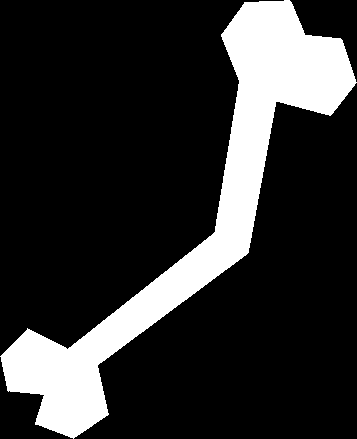
%> input picture database/Bone-8.gif, 357 x 439 px; its folder holds only this picture in this run
$ octave extract_Zerniker.m   (GNU Octave 9; MATLAB toolbox functions it lacks are replaced by stand-ins)
%> lines starting %> are read from the running program, lines starting %| are printed output that depends on the picture; in (x1, y1, x2, y2) boxes, pixels count from 0 and x2, y2 are one past the last pixel; in counts of white or black regions, pixels touching at a corner belong together; the program's own positions count from 1
### tools/Zernikmoment.m
function [Z, A, Phi] = Zernikmoment(p,n,m)
% -------------------------------------------------------------------------
% Copyright C 2014 Amir Tahmasbi
% Texas A&M University
% amir.tahmasbi@tamu.edu
% http://people.tamu.edu/~amir.tahmasbi/index.html
%
% License Agreement: To acknowledge the use of the code please cite the
%                    following papers:
%
% [1] A. Tahmasbi, F. Saki, S. B. Shokouhi,
%     Classification of Benign and Malignant Masses Based on Zernike Moments,
%     Comput. Biol. Med., vol. 41, no. 8, pp. 726-735, 2011.
%
% [2] F. Saki, A. Tahmasbi, H. Soltanian-Zadeh, S. B. Shokouhi,
%     Fast opposite weight learning rules with application in breast cancer
%     diagnosis, Comput. Biol. Med., vol. 43, no. 1, pp. 32-41, 2013.
%
% -------------------------------------------------------------------------
% Function to find the Zernike moments for an N x N binary ROI
%
% [Z, A, Phi] = Zernikmoment(p,n,m)
% where
%   p = input image N x N matrix (N should be an even number)
%   n = The order of Zernike moment (scalar)
%   m = The repetition number of Zernike moment (scalar)
% and
%   Z = Complex Zernike moment
%   A = Amplitude of the moment
%   Phi = phase (angle) of the mement (in degrees)
%
% Example:
%   1- calculate the Zernike moment (n,m) for an oval shape,
%   2- rotate the oval shape around its centeroid,
%   3- calculate the Zernike moment (n,m) again,
%   4- the amplitude of the moment (A) should be the same for both images
%   5- the phase (Phi) should be equal to the angle of rotation

N = size(p,1);
x = 1:N; y = x;
[X,Y] = meshgrid(x,y);
R = sqrt((2.*X-N-1).^2+(2.*Y-N-1).^2)/N;
Theta = atan2((N-1-2.*Y+2),(2.*X-N+1-2));
R = (R<=1).*R;
Rad = radialpoly(R,n,m);    % get the radial polynomial

Product = p(x,y).*Rad.*exp(-1i*m*Theta);
Z = sum(Product(:));        % calculate the moments

cnt = nnz(R)+1;             % count the number of pixels inside the unit circle
Z = (n+1)*Z/cnt;            % normalize the amplitude of moments
A = abs(Z);                 % calculate the amplitude of the moment
Phi = angle(Z)*180/pi;      % calculate the phase of the mement (in degrees)

### tools/normalize1.m
function [X] = normalize1(X)
% X:n*d

for i=1:size(X,1)
    if(norm(X(i,:))==0)

    else
        X(i,:) = X(i,:)./norm(X(i,:));
    end
end

### tools/radialpoly.m
function rad = radialpoly(r,n,m)
% -------------------------------------------------------------------------
% Copyright C 2014 Amir Tahmasbi
% Texas A&M University
% amir.tahmasbi@tamu.edu
% http://people.tamu.edu/~amir.tahmasbi/index.html
%
% License Agreement: To acknowledge the use of the code please cite the
%                    following papers:
%
% [1] A. Tahmasbi, F. Saki, S. B. Shokouhi,
%     Classification of Benign and Malignant Masses Based on Zernike Moments,
%     Comput. Biol. Med., vol. 41, no. 8, pp. 726-735, 2011.
%
% [2] F. Saki, A. Tahmasbi, H. Soltanian-Zadeh, S. B. Shokouhi,
%     Fast opposite weight learning rules with application in breast cancer
%     diagnosis, Comput. Biol. Med., vol. 43, no. 1, pp. 32-41, 2013.
%
% -------------------------------------------------------------------------
% Function to compute Zernike Polynomials:
%
% f = radialpoly(r,n,m)
% where
%   r = radius
%   n = the order of Zernike polynomial
%   m = the repetition of Zernike moment

rad = zeros(size(r));                     % Initilization
for s = 0:(n-abs(m))/2
  c = (-1)^s*factorial(n-s)/(factorial(s)*factorial((n+abs(m))/2-s)*...
      factorial((n-abs(m))/2-s));
  rad = rad + c*r.^(n-2*s);
end

### extract_Zerniker.m
% Based on http://people.tamu.edu/~amir.tahmasbi/projects.html#zernike
% Used for image retrieval based on Zernike moment
% Test database: mpeg-7 dataset
% Author: yongyuan.name

clc; clear all; close all;

nm = [0, 0; 1, 1; 2, 0; 2, 2; 3, 1; 3, 3; 4, 0; 4, 2; 4, 4; 5, 1; 5, 3; 5, 5;
    6, 0; 6, 2; 6, 4; 6, 6; 7, 1; 7, 3; 7, 5; 7, 7; 8, 0; 8, 2; 8, 4; 8, 6; 8, 8];

%% Step 1 lOADING PATHS
path_imgDB = './database/';
addpath(path_imgDB);
addpath tools;

%% Step 2 LOADING IMAGE AND EXTRACTING FEATURE
imgFiles = dir(path_imgDB);
imgNamList = {imgFiles(~[imgFiles.isdir]).name};
clear imgFiles;
imgNamList = imgNamList';

numImg = length(imgNamList);
feat = zeros(numImg, size(nm,1));
rgbImgList = {};

for i = 1:numImg
   image = imread(imgNamList{i, 1});
%> image: size 439x357 uint8; values 0 (black) and 1 (white), 18.8% white; 1 white region, box (x1, y1, x2, y2) and area: (0, 0, 357, 439) 29482
   image = logical(image);
   image = imresize(image, [250, 250]);
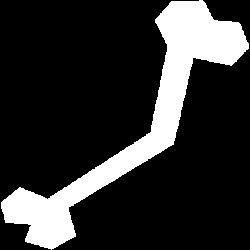
%> image: size 250x250 logical; 18.8% white; 1 white region, box (x1, y1, x2, y2) and area: (1, 0, 249, 250) 11735
   for j = 1:size(nm,1)
       [~, feat(i,j), ~] = Zernikmoment(image, nm(j,1), nm(j,2));
   end
%> this loop made 25 passes
%> (A in Zernikmoment, Phi in Zernikmoment) on passes 2, 4, 5, 6, 8, 9, 10, 11, 12, 14, 15, 16: (0.0468, -19.98), (0.209, -101.7), (0.0904, -146.4), (0.0351, -159.3), (0.0261, 96), (0.207, 155.2), (0.133, 43.56), (0.0487, 94.32), (0.0221, 51.63), (0.0557, -60.13), (0.0762, -39.74), (0.156, 53.97)
%> (Z in Zernikmoment, A in Zernikmoment, Phi in Zernikmoment) on passes 1, 3, 7, 13, 21: (0.239, 0.239, 0), (-0.239, 0.239, 180), (0.456, 0.456, 0), (-0.458, 0.458, 180), (0.504, 0.504, 0)
%> pass 3, in Zernikmoment (call 3), `Product = p(x,y).*Rad.*exp(-1i*m*Theta);`:
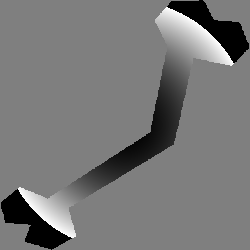
%> Product: size 250x250 double; min -1, max 1, mean -0.0625; drawn with min black and max white
%> after the loop, feat = 25 values, max 0.504 at index 21, min 0.0174 at index 22, mean 0.141
   fprintf('extract %d image\n\n', i);
end

feat_norm = normalize1(feat);
%> the loop in normalize1, `for i=1:size(X,1)` made 1 pass
%> after the loop in normalize1, `for i=1:size(X,1)`: X = 25 values, max 0.508 at index 21, min 0.0175 at index 22, mean 0.142
%> feat_norm has the same summary as X in normalize1
save('Zernike.mat','feat_norm', 'imgNamList', '-v7.3');

$ run again, on database/Heart-17.gif
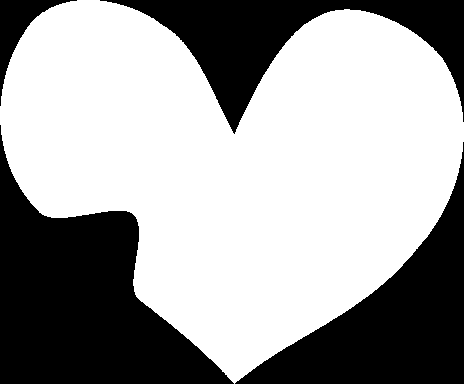
%> input picture database/Heart-17.gif, 464 x 384 px
%> `image = imresize(image, [250, 250]);`:
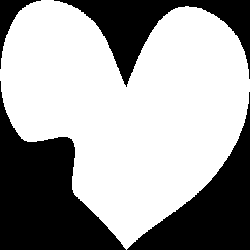
%> image: size 250x250 logical; 63.1% white; 4 black regions, box (x1, y1, x2, y2) and area: (0, 81, 126, 250) 10129, (127, 92, 250, 250) 6830, (54, 0, 250, 87) 5388, (0, 0, 41, 69) 702
%> the loop `for j = 1:size(nm,1)` made 25 passes
%> (A in Zernikmoment, Phi in Zernikmoment) on passes 2, 4, 5, 6, 8, 9, 10, 11: (0.131, -56.04), (0.115, 37.82), (0.142, -112), (0.302, -88.68), (0.102, -89.23), (0.0611, 162.6), (0.0618, -174.8), (0.118, 81.56)
%> pass 3, in Zernikmoment (call 3), `Product = p(x,y).*Rad.*exp(-1i*m*Theta);`:
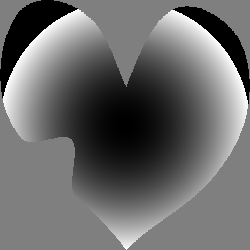
%> Product: size 250x250 double; min -1, max 1, mean -0.159; drawn with min black and max white
%> after the loop `for j = 1:size(nm,1)`: feat = 25 values, max 0.804 at index 1, min 0.0114 at index 25, mean 0.2
%> the loop in normalize1, `for i=1:size(X,1)` made 1 pass
%> after the loop in normalize1, `for i=1:size(X,1)`: X = 25 values, max 0.531 at index 1, min 0.00752 at index 25, mean 0.132
%> feat_norm has the same summary as X in normalize1

$ run again, on database/Misk-6.gif
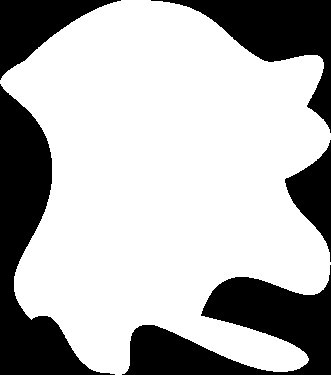
%> input picture database/Misk-6.gif, 331 x 375 px
%> `image = imresize(image, [250, 250]);`:
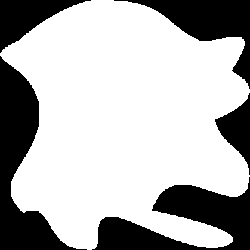
%> image: size 250x250 logical; 70.3% white; 5 black regions, box (x1, y1, x2, y2) and area: (0, 56, 87, 250) 5977, (92, 177, 250, 250) 5565, (114, 0, 250, 89) 3709, (0, 0, 91, 53) 2043, (215, 93, 250, 175) 1271
%> the loop `for j = 1:size(nm,1)` made 25 passes
%> (A in Zernikmoment, Phi in Zernikmoment) on passes 2, 4, 5, 6, 8, 9, 10, 11: (0.0747, -87.34), (0.0794, -143.1), (0.0149, -99.28), (0.188, 15.64), (0.0522, 108.7), (0.177, -165.2), (0.07, 109.4), (0.00248, 161.6)
%> pass 3, in Zernikmoment (call 3), `Product = p(x,y).*Rad.*exp(-1i*m*Theta);`:
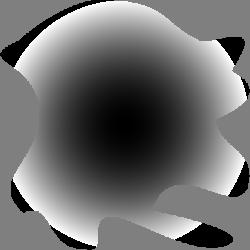
%> Product: size 250x250 double; min -1, max 1, mean -0.129; drawn with min black and max white
%> after the loop `for j = 1:size(nm,1)`: feat = 25 values, max 0.895 at index 1, min 0.00248 at index 11, mean 0.172
%> the loop in normalize1, `for i=1:size(X,1)` made 1 pass
%> after the loop in normalize1, `for i=1:size(X,1)`: X = 25 values, max 0.661 at index 1, min 0.00183 at index 11, mean 0.127
%> feat_norm has the same summary as X in normalize1
